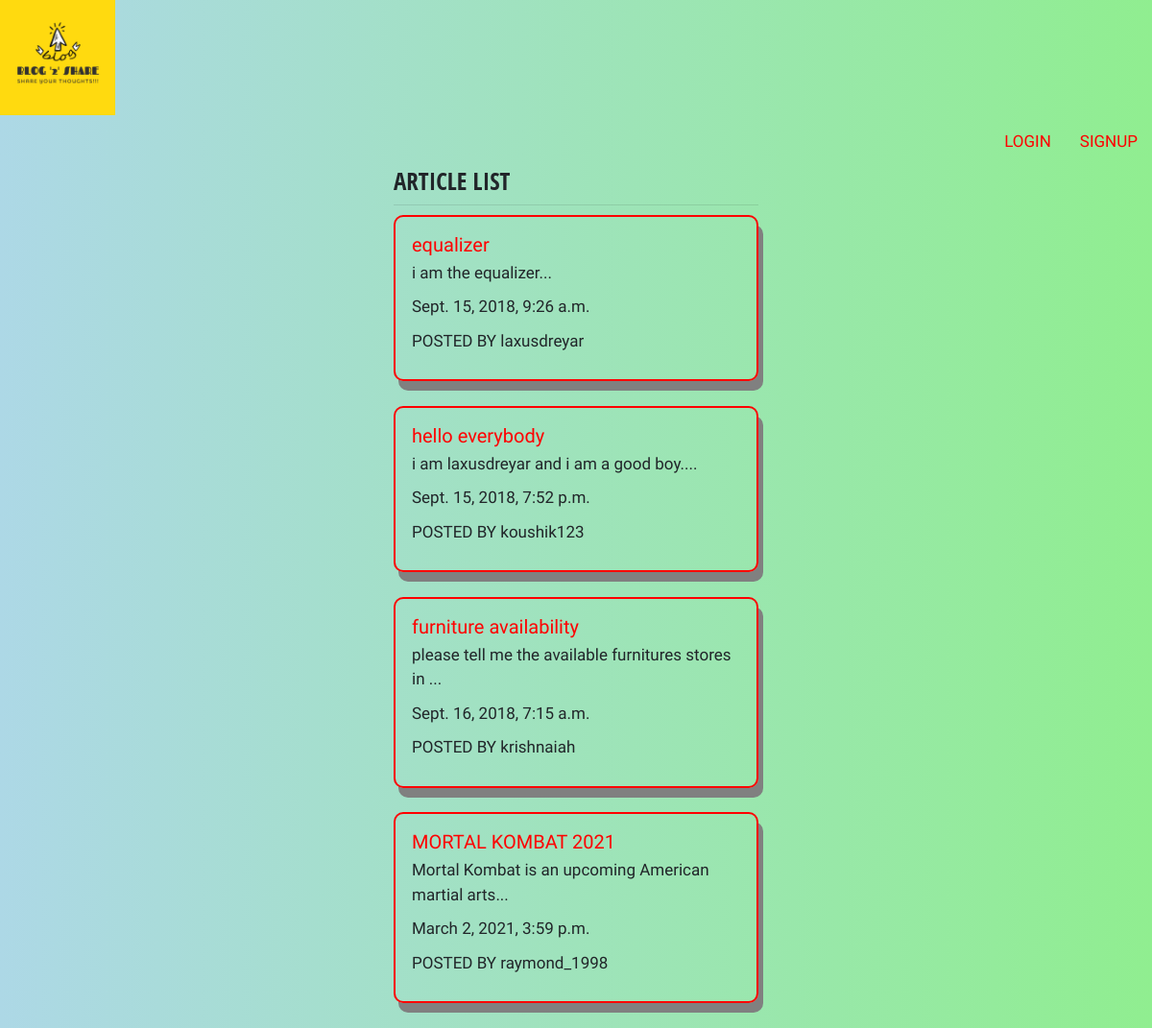
The app's page /articles/ with its own data.
### articles/models.py (models this page shows, shortened)
class Article(models.Model):
	title = models.CharField(max_length = 100)
	slug = models.SlugField()
	body = models.TextField()
	date = models.DateTimeField(auto_now_add = True)
	photo = models.ImageField(default="default.png",null=True,blank=True)
	author = models.ForeignKey(User,on_delete=models.PROTECT,default=None)
	def snippet(self):
		return self.body[:50]+"..."

### articles/views.py (the view)
# urls.py: path('',article_views.article_list,name = "home"),
def article_list(request):
	articles = Article.objects.all().order_by('date')
	return render(request,'articles/article_list.html',{'articles':articles})

### articles/templates/articles/article_list.html (shortened to what this page needs)
 {% extends "base_layout.html" %}
{% block content %}
<h1 style="font-family: 'Open Sans Condensed', sans-serif;">ARTICLE LIST</h1>
<hr>
<div class="articles">
{% for article in articles %}
<div class="article">
<h2><a href="{% url 'articles:detail' slug=article.slug %}">{{article.title}}</a></h2>
<p>{{article.snippet}}</p>
<p>{{article.date}}</p>
<p class="author">POSTED BY {{article.author.username}}</p>
</div>
{% endfor %}
</div>
{% endblock %}

### templates/base_layout.html (shortened to what this page needs)
{% load static %}
<!DOCTYPE html>
<html>
<head>
<link rel="stylesheet" href="https://maxcdn.bootstrapcdn.com/bootstrap/3.3.7/css/bootstrap.min.css">
<link rel="stylesheet" href="{% static 'css/blogstyle.css' %}">
<link rel="stylesheet" href="{% static 'css/bootstrap-grid.min.css' %}">
<link rel="stylesheet" href="{% static 'css/bootstrap.css' %}">
</head>
<body>
  <header class="wrapper">
    <h1><a class="logo" href="{% url 'home'%}"><img src="{% static 'img/logo.png' %}" alt="BLOG2SHARE"/></a></h1>
    <nav>
      <ul class="nav justify-content-end">
        {% if user.is_authenticated %}
          <li class="nav-item"><a class="nav-link active" href= "{% url 'articles:create' %}" class="highlight">Create New Article</a></li>
        <li class="nav-item">
          <form class="logout-link" action="{% url 'accounts:logout'%}" method="post">
            {% csrf_token %}
            <button class="nav-link" type="submit">Logout</button>
          </form>
        </li>
        {% else %}
        <li class="nav-item"><a class="nav-link" href="{% url 'accounts:login' %}">LOGIN</a></li>
        <li class="nav-item"><a class="nav-link" href="{% url 'accounts:signup' %}">SIGNUP</a></li>
        {% endif %}
      </ul>
    </nav>
  </header>
<div class="container">
  <div class="row">
    <div class="col col-12">
    </div>
    <div class="col co-12">
    </div>
  </div>
</div>
  <div class="row">
    <div class="col col-4"></div>
    <div class="col col-4"><div class="wrapper-101">
      {% block content %}
      {% endblock %}
      </div>
    </div>
    <div class="col col-4">
    </div>
  </div>
</body>
</html>

### articles/static/css/blogstyle.css (style rules this page uses)
body { background-color: rgb(223,227,238); }

### templates/base_layout.html (style rules this page uses)
body { // font-family: 'Fjalla One', sans-serif; font-size: 1.7em; font-family: 'Ubuntu Condensed', sans-serif; background: linear-gradient(to right,lightblue,lightgreen); }
.logo img { width: 10%; }
a { color: red; text-decoration: none; }

### articles/templates/articles/article_list.html (style rules this page uses)
.article { border: 2px solid red; margin-bottom: 1.5em; padding: 1em; border-radius: 10px; box-shadow: 5px 10px grey; }

### records on screen
Article: title "equalizer", snippet "i am the equalizer...", date "Sept. 15, 2018, 9:26 a.m.", author.username "laxusdreyar"
Article: title "hello everybody", snippet "i am laxusdreyar and i am a good boy....", date "Sept. 15, 2018, 7:52 p.m.", author.username "koushik123"
Article: title "furniture availability", snippet "please tell me the available furnitures stores in ...", date "Sept. 16, 2018, 7:15 a.m.", author.username "krishnaiah"
Article: title "MORTAL KOMBAT 2021", snippet "Mortal Kombat is an upcoming American martial arts...", date "March 2, 2021, 3:59 p.m.", author.username "raymond_1998"
